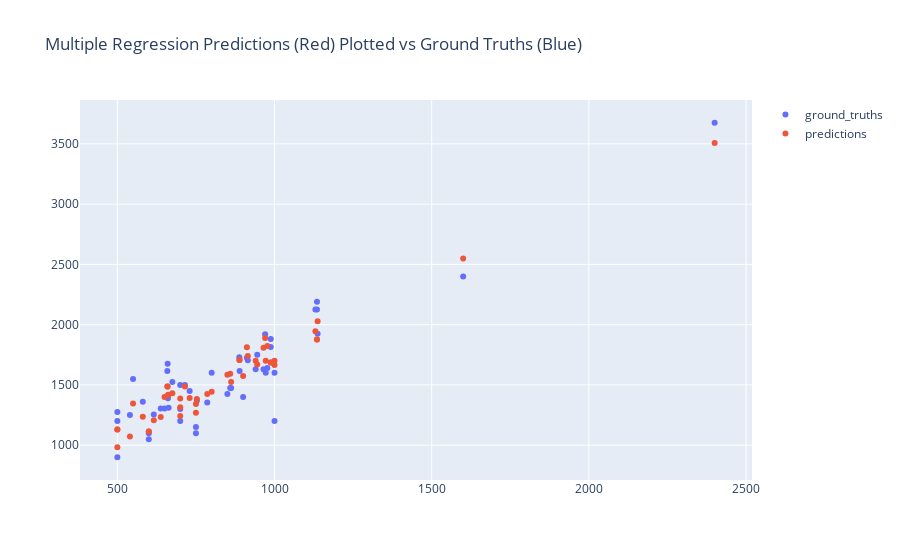

Notebook source saved alongside this figure:
### Code cell
y_pred = list( mult_regressor.predict( X_test ).reshape(-1) )

mult_test = pd.DataFrame({'x' : X_test['size'],
                          'y_test' : y_test['price'],
                          'y_pred' : y_pred
                    })

fig = go.Figure()

fig.update_layout(title='Multiple Regression Predictions (Red) Plotted vs Ground Truths (Blue)')

fig.add_trace(go.Scatter(x=X_test['size'], 
                         y=y_test['price'],
                         mode='markers',
                         name='ground_truths'))

fig.add_trace(go.Scatter(x=X_test['size'],
                         y=y_pred,
                         mode='markers',
                         name='predictions'))



fig.show()

MSE = mean_squared_error(y_test, y_pred)
RMS = MSE**(1/2)
print('MSE', MSE, '\nRMS', RMS)

### Figure 1 — Plotly figure (JSON) as saved in the notebook; plotly's stock layout.template omitted (floating-point values rounded to 4 significant figures)
{"data": [{"mode": "markers", "name": "ground_truths", "type": "scatter", "x": [500, 700, 500, 550, 660, 912, 730, 750, 581, 659, 500, 700, 888, 663, 970, 1137, 889, 650, 977, 965, 661, 715, 859, 600, 1000, 540, 700, 2400, 900, 600, 1600, 800, 940, 945, 750, 1000, 972, 850, 1130, 638, 753, 862, 988, 1135, 988, 1135, 915, 675, 616, 786], "y": [1200, 1300, 900, 1550, 1675, 1725, 1450, 1100, 1360, 1615, 1275, 1200, 1730, 1310, 1920, 1925, 1615, 1305, 1640, 1630, 1390, 1500, 1475, 1050, 1600, 1250, 1500, 3675, 1400, 1100, 2400, 1600, 1630, 1750, 1150, 1200, 1600, 1425, 2125, 1305, 1370, 1475, 1815, 2125, 1880, 2190, 1705, 1525, 1255, 1355]}, {"mode": "markers", "name": "predictions", "type": "scatter", "x": [500, 700, 500, 550, 660, 912, 730, 750, 581, 659, 500, 700, 888, 663, 970, 1137, 889, 650, 977, 965, 661, 715, 859, 600, 1000, 540, 700, 2400, 900, 600, 1600, 800, 940, 945, 750, 1000, 972, 850, 1130, 638, 753, 862, 988, 1135, 988, 1135, 915, 675, 616, 786], "y": [983.4, 1315.0, 1131.0, 1346.0, 1488.0, 1813.0, 1391.0, 1342.0, 1237.0, 1487.0, 1130.0, 1241.0, 1707.0, 1418.0, 1888.0, 2027.0, 1708.0, 1400.0, 1824.0, 1808.0, 1417.0, 1486.0, 1594.0, 1113.0, 1665.0, 1072.0, 1388.0, 3507.0, 1574.0, 1113.0, 2549.0, 1443.0, 1700.0, 1670.0, 1269.0, 1701.0, 1701.0, 1583.0, 1945.0, 1235.0, 1383.0, 1523.0, 1687.0, 1876.0, 1687.0, 1876.0, 1741.0, 1431.0, 1206.0, 1426.0]}], "layout": {"title": {"text": "Multiple Regression Predictions (Red) Plotted vs Ground Truths (Blue)"}}}
